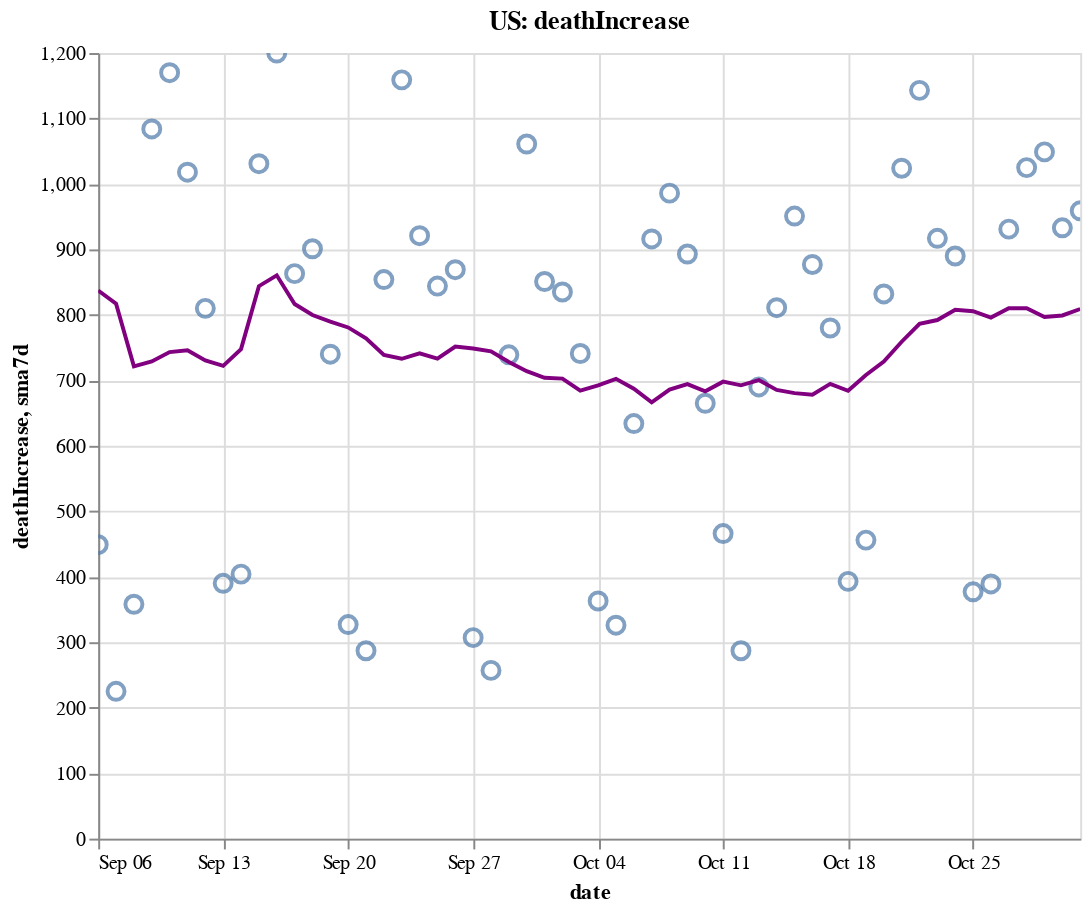

The notebook cell saved with this chart:
### Code cell
create_plot(us, 'deathIncrease')

### Figure 1 — Vega-Lite specification as saved in the notebook (floating-point values rounded to 4 significant figures)
{"config": {"view": {"continuousWidth": 400, "continuousHeight": 300}}, "layer": [{"layer": [{"mark": {"type": "point", "size": 75}, "encoding": {"tooltip": [{"type": "temporal", "field": "date"}, {"type": "quantitative", "field": "deathIncrease"}, {"type": "quantitative", "field": "sma7d"}], "x": {"type": "temporal", "field": "date"}, "y": {"type": "quantitative", "field": "deathIncrease"}}, "selection": {"selector006": {"type": "interval", "bind": "scales", "encodings": ["x", "y"]}}}, {"mark": {"type": "line", "color": "purple"}, "encoding": {"x": {"type": "temporal", "field": "date"}, "y": {"type": "quantitative", "field": "sma7d"}}}]}, {"mark": {"type": "rule", "color": "#aaa"}, "encoding": {"x": {"type": "temporal", "field": "date"}}, "transform": [{"filter": {"selection": "selector005"}}]}, {"mark": "circle", "encoding": {"opacity": {"condition": {"value": 1, "selection": "selector005"}, "value": 0}, "tooltip": [{"type": "temporal", "field": "date"}, {"type": "quantitative", "field": "deathIncrease"}, {"type": "quantitative", "field": "sma7d"}], "x": {"type": "temporal", "field": "date"}, "y": {"type": "quantitative", "field": "deathIncrease"}}, "selection": {"selector005": {"type": "single", "encodings": ["x"], "on": "mouseover", "nearest": true, "empty": "none"}}}, {"mark": {"type": "text", "align": "left", "dx": 5, "dy": -5, "stroke": "white", "strokeWidth": 2}, "encoding": {"text": {"type": "quantitative", "field": "deathIncrease"}, "tooltip": [{"type": "temporal", "field": "date"}, {"type": "quantitative", "field": "deathIncrease"}, {"type": "quantitative", "field": "sma7d"}], "x": {"type": "temporal", "field": "date"}, "y": {"type": "quantitative", "field": "deathIncrease"}}, "transform": [{"filter": {"selection": "selector005"}}]}, {"mark": {"type": "text", "align": "left", "dx": 5, "dy": -5}, "encoding": {"text": {"type": "quantitative", "field": "deathIncrease"}, "tooltip": [{"type": "temporal", "field": "date"}, {"type": "quantitative", "field": "deathIncrease"}, {"type": "quantitative", "field": "sma7d"}], "x": {"type": "temporal", "field": "date"}, "y": {"type": "quantitative", "field": "deathIncrease"}}, "transform": [{"filter": {"selection": "selector005"}}]}], "data": {"name": "data-f9945d0c4da562e8a062889d2a5e7b37"}, "height": 400, "title": "US: deathIncrease", "width": 500, "$schema": "https://vega.github.io/schema/vega-lite/v4.8.1.json", "datasets": {"data-f9945d0c4da562e8a062889d2a5e7b37": [{"date": "2020-09-06T00:00:00", "totalTestResultsIncrease": 831400.0, "positiveIncrease": 33070.0, "death": 181100.0, "deathIncrease": 449.0, "positiveRate": 0.04, "state": "US", "sma7d": 837.1}, {"date": "2020-09-07T00:00:00", "totalTestResultsIncrease": 662900.0, "positiveIncrease": 28660.0, "death": 181300.0, "deathIncrease": 225.0, "positiveRate": 0.043, "state": "US", "sma7d": 817.0}, {"date": "2020-09-08T00:00:00", "totalTestResultsIncrease": 582900.0, "positiveIncrease": 22200.0, "death": 181700.0, "deathIncrease": 358.0, "positiveRate": 0.038, "state": "US", "sma7d": 721.4}, {"date": "2020-09-09T00:00:00", "totalTestResultsIncrease": 703600.0, "positiveIncrease": 31060.0, "death": 182800.0, "deathIncrease": 1084.0, "positiveRate": 0.044, "state": "US", "sma7d": 728.9}, {"date": "2020-09-10T00:00:00", "totalTestResultsIncrease": 778700.0, "positiveIncrease": 37540.0, "death": 183900.0, "deathIncrease": 1170.0, "positiveRate": 0.048, "state": "US", "sma7d": 743.1}, {"date": "2020-09-11T00:00:00", "totalTestResultsIncrease": 920000.0, "positiveIncrease": 44880.0, "death": 185000.0, "deathIncrease": 1018.0, "positiveRate": 0.049, "state": "US", "sma7d": 746.0}, {"date": "2020-09-12T00:00:00", "totalTestResultsIncrease": 994300.0, "positiveIncrease": 42070.0, "death": 185800.0, "deathIncrease": 810.0, "positiveRate": 0.042, "state": "US", "sma7d": 730.6}, {"date": "2020-09-13T00:00:00", "totalTestResultsIncrease": 772600.0, "positiveIncrease": 34420.0, "death": 186200.0, "deathIncrease": 390.0, "positiveRate": 0.045, "state": "US", "sma7d": 722.1}, {"date": "2020-09-14T00:00:00", "totalTestResultsIncrease": 501200.0, "positiveIncrease": 33850.0, "death": 186600.0, "deathIncrease": 404.0, "positiveRate": 0.068, "state": "US", "sma7d": 747.7}, {"date": "2020-09-15T00:00:00", "totalTestResultsIncrease": 812800.0, "positiveIncrease": 35070.0, "death": 187600.0, "deathIncrease": 1031.0, "positiveRate": 0.043, "state": "US", "sma7d": 843.9}, {"date": "2020-09-16T00:00:00", "totalTestResultsIncrease": 826600.0, "positiveIncrease": 39950.0, "death": 188800.0, "deathIncrease": 1200.0, "positiveRate": 0.048, "state": "US", "sma7d": 860.4}, {"date": "2020-09-17T00:00:00", "totalTestResultsIncrease": 964300.0, "positiveIncrease": 43580.0, "death": 189700.0, "deathIncrease": 863.0, "positiveRate": 0.045, "state": "US", "sma7d": 816.6}, {"date": "2020-09-18T00:00:00", "totalTestResultsIncrease": 1093000.0, "positiveIncrease": 47460.0, "death": 190600.0, "deathIncrease": 901.0, "positiveRate": 0.043, "state": "US", "sma7d": 799.9}, {"date": "2020-09-19T00:00:00", "totalTestResultsIncrease": 1177000.0, "positiveIncrease": 45500.0, "death": 191300.0, "deathIncrease": 740.0, "positiveRate": 0.039, "state": "US", "sma7d": 789.9}, {"date": "2020-09-20T00:00:00", "totalTestResultsIncrease": 979000.0, "positiveIncrease": 36270.0, "death": 191600.0, "deathIncrease": 327.0, "positiveRate": 0.037, "state": "US", "sma7d": 780.9}, {"date": "2020-09-21T00:00:00", "totalTestResultsIncrease": 775400.0, "positiveIncrease": 39460.0, "death": 191900.0, "deathIncrease": 287.0, "positiveRate": 0.051, "state": "US", "sma7d": 764.1}, {"date": "2020-09-22T00:00:00", "totalTestResultsIncrease": 850800.0, "positiveIncrease": 49380.0, "death": 192800.0, "deathIncrease": 854.0, "positiveRate": 0.058, "state": "US", "sma7d": 738.9}, {"date": "2020-09-23T00:00:00", "totalTestResultsIncrease": 1010000.0, "positiveIncrease": 38570.0, "death": 193900.0, "deathIncrease": 1159.0, "positiveRate": 0.038, "state": "US", "sma7d": 733.0}, {"date": "2020-09-24T00:00:00", "totalTestResultsIncrease": 1038000.0, "positiveIncrease": 43710.0, "death": 194800.0, "deathIncrease": 921.0, "positiveRate": 0.042, "state": "US", "sma7d": 741.3}, {"date": "2020-09-25T00:00:00", "totalTestResultsIncrease": 1113000.0, "positiveIncrease": 55490.0, "death": 195700.0, "deathIncrease": 844.0, "positiveRate": 0.05, "state": "US", "sma7d": 733.1}, {"date": "2020-09-26T00:00:00", "totalTestResultsIncrease": 1123000.0, "positiveIncrease": 47790.0, "death": 196600.0, "deathIncrease": 869.0, "positiveRate": 0.043, "state": "US", "sma7d": 751.6}, {"date": "2020-09-27T00:00:00", "totalTestResultsIncrease": 905900.0, "positiveIncrease": 35420.0, "death": 196900.0, "deathIncrease": 307.0, "positiveRate": 0.039, "state": "US", "sma7d": 748.7}, {"date": "2020-09-28T00:00:00", "totalTestResultsIncrease": 1165000.0, "positiveIncrease": 36510.0, "death": 197100.0, "deathIncrease": 257.0, "positiveRate": 0.031, "state": "US", "sma7d": 744.4}, {"date": "2020-09-29T00:00:00", "totalTestResultsIncrease": 914700.0, "positiveIncrease": 36890.0, "death": 197900.0, "deathIncrease": 739.0, "positiveRate": 0.04, "state": "US", "sma7d": 728.0}, {"date": "2020-09-30T00:00:00", "totalTestResultsIncrease": 904500.0, "positiveIncrease": 44360.0, "death": 198900.0, "deathIncrease": 1061.0, "positiveRate": 0.049, "state": "US", "sma7d": 714.0}, {"date": "2020-10-01T00:00:00", "totalTestResultsIncrease": 998300.0, "positiveIncrease": 45620.0, "death": 199800.0, "deathIncrease": 851.0, "positiveRate": 0.046, "state": "US", "sma7d": 704.0}, {"date": "2020-10-02T00:00:00", "totalTestResultsIncrease": 1242000.0, "positiveIncrease": 49480.0, "death": 200600.0, "deathIncrease": 835.0, "positiveRate": 0.04, "state": "US", "sma7d": 702.7}, {"date": "2020-10-03T00:00:00", "totalTestResultsIncrease": 1100000.0, "positiveIncrease": 51340.0, "death": 201400.0, "deathIncrease": 741.0, "positiveRate": 0.047, "state": "US", "sma7d": 684.4}, {"date": "2020-10-04T00:00:00", "totalTestResultsIncrease": 1029000.0, "positiveIncrease": 38360.0, "death": 201700.0, "deathIncrease": 363.0, "positiveRate": 0.037, "state": "US", "sma7d": 692.4}, {"date": "2020-10-05T00:00:00", "totalTestResultsIncrease": 990800.0, "positiveIncrease": 38120.0, "death": 202000.0, "deathIncrease": 326.0, "positiveRate": 0.038, "state": "US", "sma7d": 702.3}, {"date": "2020-10-06T00:00:00", "totalTestResultsIncrease": 907200.0, "positiveIncrease": 38610.0, "death": 202700.0, "deathIncrease": 634.0, "positiveRate": 0.043, "state": "US", "sma7d": 687.3}, {"date": "2020-10-07T00:00:00", "totalTestResultsIncrease": 973500.0, "positiveIncrease": 50560.0, "death": 203600.0, "deathIncrease": 916.0, "positiveRate": 0.052, "state": "US", "sma7d": 666.6}, {"date": "2020-10-08T00:00:00", "totalTestResultsIncrease": 1150000.0, "positiveIncrease": 55290.0, "death": 204600.0, "deathIncrease": 986.0, "positiveRate": 0.048, "state": "US", "sma7d": 685.9}, {"date": "2020-10-09T00:00:00", "totalTestResultsIncrease": 1201000.0, "positiveIncrease": 57000.0, "death": 205500.0, "deathIncrease": 893.0, "positiveRate": 0.047, "state": "US", "sma7d": 694.1}, {"date": "2020-10-10T00:00:00", "totalTestResultsIncrease": 1247000.0, "positiveIncrease": 57490.0, "death": 206100.0, "deathIncrease": 665.0, "positiveRate": 0.046, "state": "US", "sma7d": 683.3}, {"date": "2020-10-11T00:00:00", "totalTestResultsIncrease": 1083000.0, "positiveIncrease": 46790.0, "death": 206600.0, "deathIncrease": 466.0, "positiveRate": 0.043, "state": "US", "sma7d": 698.0}, {"date": "2020-10-12T00:00:00", "totalTestResultsIncrease": 1064000.0, "positiveIncrease": 43110.0, "death": 206900.0, "deathIncrease": 287.0, "positiveRate": 0.041, "state": "US", "sma7d": 692.4}, {"date": "2020-10-13T00:00:00", "totalTestResultsIncrease": 1041000.0, "positiveIncrease": 48320.0, "death": 207600.0, "deathIncrease": 690.0, "positiveRate": 0.046, "state": "US", "sma7d": 700.4}, {"date": "2020-10-14T00:00:00", "totalTestResultsIncrease": 1042000.0, "positiveIncrease": 56720.0, "death": 208400.0, "deathIncrease": 811.0, "positiveRate": 0.054, "state": "US", "sma7d": 685.4}, {"date": "2020-10-15T00:00:00", "totalTestResultsIncrease": 1103000.0, "positiveIncrease": 63100.0, "death": 209300.0, "deathIncrease": 951.0, "positiveRate": 0.057, "state": "US", "sma7d": 680.4}, {"date": "2020-10-16T00:00:00", "totalTestResultsIncrease": 1230000.0, "positiveIncrease": 68040.0, "death": 210200.0, "deathIncrease": 877.0, "positiveRate": 0.055, "state": "US", "sma7d": 678.1}, {"date": "2020-10-17T00:00:00", "totalTestResultsIncrease": 1295000.0, "positiveIncrease": 57870.0, "death": 211000.0, "deathIncrease": 780.0, "positiveRate": 0.045, "state": "US", "sma7d": 694.6}, {"date": "2020-10-18T00:00:00", "totalTestResultsIncrease": 1056000.0, "positiveIncrease": 48860.0, "death": 211400.0, "deathIncrease": 393.0, "positiveRate": 0.046, "state": "US", "sma7d": 684.1}, {"date": "2020-10-19T00:00:00", "totalTestResultsIncrease": 1131000.0, "positiveIncrease": 57130.0, "death": 211800.0, "deathIncrease": 456.0, "positiveRate": 0.051, "state": "US", "sma7d": 708.3}, {"date": "2020-10-20T00:00:00", "totalTestResultsIncrease": 948900.0, "positiveIncrease": 60560.0, "death": 212700.0, "deathIncrease": 832.0, "positiveRate": 0.064, "state": "US", "sma7d": 728.6}, {"date": "2020-10-21T00:00:00", "totalTestResultsIncrease": 939600.0, "positiveIncrease": 60710.0, "death": 213700.0, "deathIncrease": 1024.0, "positiveRate": 0.065, "state": "US", "sma7d": 759.0}, {"date": "2020-10-22T00:00:00", "totalTestResultsIncrease": 1219000.0, "positiveIncrease": 73010.0, "death": 214800.0, "deathIncrease": 1143.0, "positiveRate": 0.06, "state": "US", "sma7d": 786.4}, {"date": "2020-10-23T00:00:00", "totalTestResultsIncrease": 1379000.0, "positiveIncrease": 83060.0, "death": 215800.0, "deathIncrease": 917.0, "positiveRate": 0.06, "state": "US", "sma7d": 792.1}, {"date": "2020-10-24T00:00:00", "totalTestResultsIncrease": 1322000.0, "positiveIncrease": 82920.0, "death": 216700.0, "deathIncrease": 890.0, "positiveRate": 0.063, "state": "US", "sma7d": 807.9}, {"date": "2020-10-25T00:00:00", "totalTestResultsIncrease": 1192000.0, "positiveIncrease": 65650.0, "death": 217000.0, "deathIncrease": 377.0, "positiveRate": 0.055, "state": "US", "sma7d": 805.6}, {"date": "2020-10-26T00:00:00", "totalTestResultsIncrease": 1201000.0, "positiveIncrease": 62270.0, "death": 217400.0, "deathIncrease": 389.0, "positiveRate": 0.052, "state": "US", "sma7d": 796.0}, {"date": "2020-10-27T00:00:00", "totalTestResultsIncrease": 1081000.0, "positiveIncrease": 73100.0, "death": 218300.0, "deathIncrease": 931.0, "positiveRate": 0.068, "state": "US", "sma7d": 810.1}, {"date": "2020-10-28T00:00:00", "totalTestResultsIncrease": 1086000.0, "positiveIncrease": 78660.0, "death": 219400.0, "deathIncrease": 1025.0, "positiveRate": 0.072, "state": "US", "sma7d": 810.3}, {"date": "2020-10-29T00:00:00", "totalTestResultsIncrease": 1325000.0, "positiveIncrease": 88450.0, "death": 220400.0, "deathIncrease": 1049.0, "positiveRate": 0.067, "state": "US", "sma7d": 796.9}, {"date": "2020-10-30T00:00:00", "totalTestResultsIncrease": 1362000.0, "positiveIncrease": 97080.0, "death": 221400.0, "deathIncrease": 933.0, "positiveRate": 0.071, "state": "US", "sma7d": 799.1}, {"date": "2020-10-31T00:00:00", "totalTestResultsIncrease": 1338000.0, "positiveIncrease": 89610.0, "death": 222200.0, "deathIncrease": 959.0, "positiveRate": 0.067, "state": "US", "sma7d": 809.0}]}}
